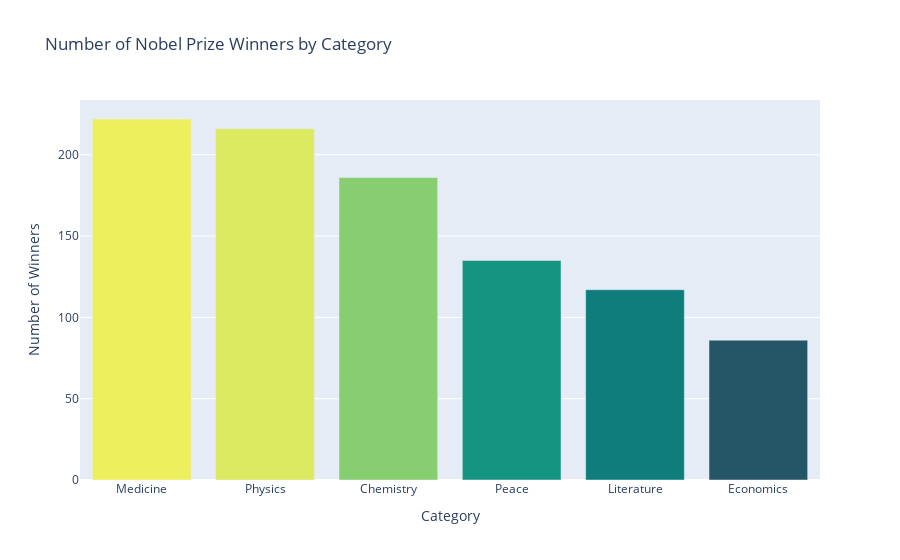

The code cell stored with this chart in its notebook:
### Code cell
bar = px.bar(
    data_frame=category_count,
    x=category_count.index,
    y="count",
    color="count",
    color_continuous_scale="Aggrnyl",
    title="Number of Nobel Prize Winners by Category",
)

bar.update_layout(
    xaxis_title="Category",
    coloraxis_showscale=False,
    yaxis_title="Number of Winners"
)

bar.show()

### Figure 1 — Plotly figure (JSON) as saved in the notebook; plotly's stock layout.template omitted (floating-point values rounded to 4 significant figures)
{"data": [{"alignmentgroup": "True", "hovertemplate": "category=%{x}<br>count=%{marker.color}<extra></extra>", "legendgroup": "", "marker": {"color": [222, 216, 186, 135, 117, 86], "coloraxis": "coloraxis", "pattern": {"shape": ""}}, "name": "", "offsetgroup": "", "orientation": "v", "showlegend": false, "textposition": "auto", "type": "bar", "x": ["Medicine", "Physics", "Chemistry", "Peace", "Literature", "Economics"], "xaxis": "x", "y": [222, 216, 186, 135, 117, 86], "yaxis": "y"}], "layout": {"barmode": "relative", "coloraxis": {"colorbar": {"title": {"text": "count"}}, "colorscale": [[0, "rgb(36, 86, 104)"], [0.1667, "rgb(15, 114, 121)"], [0.3333, "rgb(13, 143, 129)"], [0.5, "rgb(57, 171, 126)"], [0.6667, "rgb(110, 197, 116)"], [0.8333, "rgb(169, 220, 103)"], [1, "rgb(237, 239, 93)"]], "showscale": false}, "legend": {"tracegroupgap": 0}, "title": {"text": "Number of Nobel Prize Winners by Category"}, "xaxis": {"anchor": "y", "domain": [0, 1], "title": {"text": "Category"}}, "yaxis": {"anchor": "x", "domain": [0, 1], "title": {"text": "Number of Winners"}}}}
